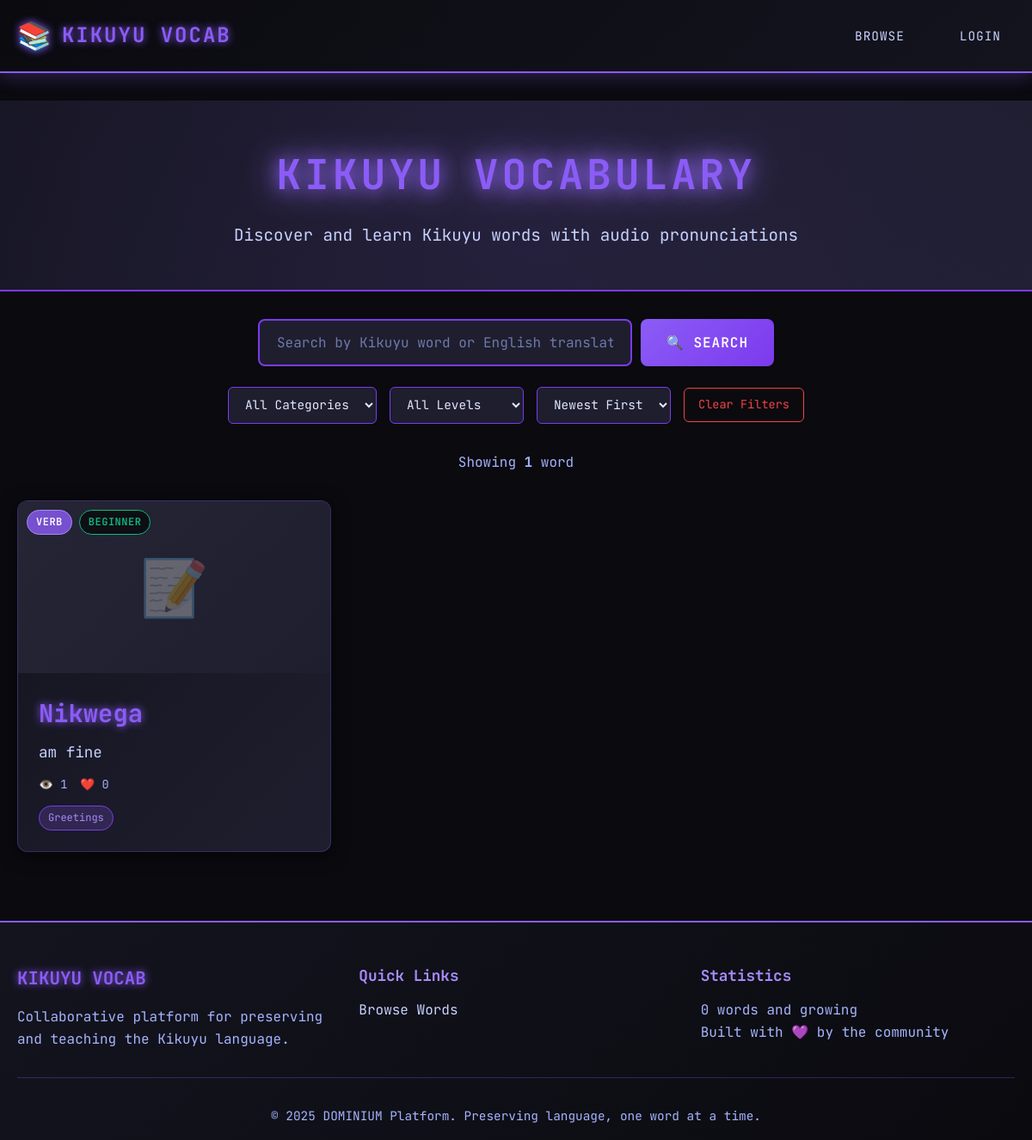
The page /vocab/category/verb/ on the database its author committed.
### vocab/models.py (models this page shows, shortened)
class Vocab(models.Model):
    LANGUAGE_CHOICES = [
        ('kikuyu', 'Kikuyu'),
        ('english', 'English'),
        ('swahili', 'Swahili'),
    ]
    STATUS_CHOICES = [
        ('pending', '⏳ Pending Review'),
        ('approved', '✅ Approved'),
        ('rejected', '❌ Rejected'),
    ]
    DIFFICULTY_CHOICES = [
        ('beginner', 'Beginner'),
        ('intermediate', 'Intermediate'),
        ('advanced', 'Advanced'),
    ]
    word = models.CharField(
        max_length=100,
        db_index=True,    # Index for faster searches
        help_text="The word in its native language"
    )
    translation = models.CharField(
        max_length=100,
        db_index=True,
        help_text="English translation"
    )
    language = models.CharField(
        max_length=20,
        choices=LANGUAGE_CHOICES,
        default='kikuyu',
        db_index=True
    )
    category = models.ForeignKey(
        Category,
        on_delete=models.SET_NULL,
        null=True,
        blank=True,
        related_name='vocab_entries',
        help_text="Primary category (Noun, Verb, etc.)"
    )
    tags = models.ManyToManyField(
        Tag,
        blank=True,
        related_name='vocab_entries',
        help_text="Contextual tags (food, family, travel, etc.)"
    )
    difficulty = models.CharField(
        max_length=20,
        choices=DIFFICULTY_CHOICES,
        default='beginner',
        help_text="Difficulty level for learners"
    )
    example_sentence = models.TextField(
        blank=True,
        help_text="Example sentence using this word (in native language)"
    )
    example_translation = models.TextField(
        blank=True,
        help_text="English translation of example sentence"
    )
    pronunciation_guide = models.CharField(
        max_length=200,
        blank=True,
        help_text="Written pronunciation guide (e.g., 'moo-n-doo')"
    )
    notes = models.TextField(
        blank=True,
        help_text="Additional notes, context, or cultural info"
    )
    audio = models.FileField(
        upload_to='vocab_audio/%Y/%m',
        blank=True,
        null=True,
        validators=[
            FileExtensionValidator(
                allowed_extensions=['mp3', 'wav' ,'ogg', 'm4a']
            )
        ],
        help_text="Audio pronunciation (MP3, WAV, OGG, M4A)"
    )
    image = models.ImageField(
        upload_to='vocab_images/%Y/%m',
        blank=True,
        null=True,
        help_text="Visual context (optional)"
    )
    status = models.CharField(
        max_length=20,
        choices=STATUS_CHOICES,
        default='pending',
        db_index=True,
        help_text="Approval status (pending/approved/rejected)"
    )
    rejection_reason = models.TextField(
        blank=True,
        help_text="Admin notes on why entry was rejected"
    )
    user = models.ForeignKey(
        User,
        on_delete=models.CASCADE,
        related_name='vocabs',
        help_text="User who contributed this word"
    )
    reviewed_by = models.ForeignKey(
        User,
        on_delete=models.SET_NULL,
        null=True,
        blank=True,
        related_name='reviewed_vocabs',
        help_text="Admin who approved/rejected this entry"
    )
    favorites = models.ManyToManyField(
        User,
        related_name='favorite_vocabs',
        blank=True,
        help_text="Users who favorited this word"
    )
    view_count = models.PositiveIntegerField(
        default=0,
        help_text="Number of times this word was viewed"
    )
    created_at = models.DateTimeField(
        auto_now_add=True,
        help_text="When this entry was created"
    )
    updated_at = models.DateTimeField(
        auto_now=True,
        help_text="Last modification time"
    )
    reviewed_at = models.DateTimeField(
        null=True,
        blank=True,
        help_text="When admin reviewed this entry"
    )
    class Meta:
        ordering = ['-created_at']
        verbose_name = "Vocabulary Entry"
        verbose_name_plural = "Vocabulary Entries"
        unique_together = [['word', 'language']]
        indexes = [
            models.Index(fields=['status', 'language']),
            models.Index(fields=['-created_at']),
            models.Index(fields=['word', 'translation']),
        ]
    def favorite_count(self):
        return self.comments.count()

class Category(models.Model):
    name = models.CharField(
        max_length=50,
        unique=True,
        help_text="Category name (e.g., 'Noun', 'Verb')"
    )
    slug = models.SlugField(
        max_length=50,
        unique=True,
        blank=True,
        help_text="URL-friendly version (auto-generated)"
    )
    description = models.TextField(
        blank=True,
        help_text="Brief description of this category"
    )
    icon = models.CharField(
        max_length=50,
        blank=True,
        help_text="Emoji or icon for UI display"
    )
    class Meta:
        verbose_name_plural = "Categories"
        ordering = ['name']

class Tag(models.Model):
    name = models.CharField(
        max_length=50,
        unique=True
    )
    slug = models.SlugField(
        max_length=50,
        unique=True,
        blank=True
    )
    created_at = models.DateTimeField(auto_now_add=True)
    class Meta:
        ordering = ['name']

### vocab/views.py (the view)
# urls.py: path('category/<slug:slug>/', views.CategoryVocabListView.as_view(), name='vocab-category'),
class CategoryVocabListView(ListView):
    model = Vocab
    template_name = 'vocab/category_vocab_list.html'
    context_object_name = 'vocabs'
    paginate_by = 20
    def get_queryset(self):
        self.category = get_object_or_404(Category, slug=self.kwargs['slug'])
        return Vocab.objects.filter(
            category=self.category,
            status='approved'
        ).select_related('user').order_by('-created_at')
    def get_context_data(self, **kwargs):
        context = super().get_context_data(**kwargs)
        context['category'] = self.category
        context['word_count'] = self.get_queryset().count()
        return context

### vocab/templates/vocab/vocab_list.html (shortened to what this page needs)
{% extends 'vocab/base.html' %}
{% block content %}
<div class="hero-section">
    <div class="container">
        <h1 class="hero-title">Kikuyu Vocabulary</h1>
        <p class="hero-subtitle">Discover and learn {{ total_words }} Kikuyu words with audio pronunciations</p>
    </div>
</div>
<div class="container">
    <div class="search-filter-section">
        <form method="GET" action="{% url 'vocab-list' %}" class="search-form">
            <div class="search-input-group">
                <input
                    type="text"
                    name="q"
                    placeholder="Search by Kikuyu word or English translation..."
                    value="{{ search_query }}"
                    class="search-input"
                    autofocus
                >
                <button type="submit" class="search-btn">
                    🔍 Search
                </button>
            </div>
        </form>
        <div class="filters">
            <form method="GET" action="{% url 'vocab-list' %}" class="filter-form">
                <select name="category" class="filter-select" onchange="this.form.submit()">
                    <option value="">All Categories</option>
                </select>
                <select name="difficulty" class="filter-select" onchange="this.form.submit()">
                    <option value="">All Levels</option>
                </select>
                <select name="sort" class="filter-select" onchange="this.form.submit()">
                    <option value="-created_at" {% if active_sort == '-created_at' %}selected{% endif %}>Newest First</option>
                </select>
                {% if search_query or active_category or active_difficulty or active_sort != '-created_at' %}
                    <a href="{% url 'vocab-list' %}" class="clear-filters">Clear Filters</a>
                {% endif %}
            </form>
        </div>
    </div>
    <div class="results-info">
        <p>Showing <strong>{{ page_obj.paginator.count }}</strong> word{{ page_obj.paginator.count|pluralize }}</p>
    </div>
    {% if vocabs %}
        <div class="vocab-grid">
            {% for vocab in vocabs %}
                <div class="vocab-card">
                    <a href="{% url 'vocab-detail' vocab.pk %}" class="vocab-card-link">
                        <div class="vocab-card-image">
                            {% if vocab.image %}
                                <img src="{{ vocab.image.url }}" alt="{{ vocab.word }}">
                            {% else %}
                                <div class="vocab-card-placeholder">
                                    <span class="placeholder-icon">📝</span>
                                </div>
                            {% endif %}
                            <div class="vocab-card-badges">
                                <span class="badge badge-category">{{ vocab.category.icon }} {{ vocab.category.name }}</span>
                                <span class="badge badge-difficulty badge-{{ vocab.difficulty }}">{{ vocab.difficulty }}</span>
                            </div>
                        </div>
                        <div class="vocab-card-content">
                            <h3 class="vocab-word">{{ vocab.word }}</h3>
                            <p class="vocab-translation">{{ vocab.translation }}</p>
                            <div class="vocab-card-meta">
                                <span class="meta-text">👁️ {{ vocab.view_count }}</span>
                                <span class="meta-text">❤️ {{ vocab.favorite_count }}</span>
                            </div>
                            {% if vocab.tags.all %}
                                <div class="vocab-tags">
                                    {% for tag in vocab.tags.all|slice:":3" %}
                                        <span class="tag">{{ tag.name }}</span>
                                    {% endfor %}
                                </div>
                            {% endif %}
                        </div>
                    </a>
                </div>
            {% endfor %}
        </div>
    {% endif %}
</div>
{% endblock %}

### rows shown on the page
Vocab: category.name "VERB", difficulty "BEGINNER", word "Nikwega", translation "am fine", view_count "1", favorite_count "0"
Tag: name "Greetings"

### other values the page prints
{{ page_obj.paginator.count }} "1"
{{ total_words|default:0 }} "0"
